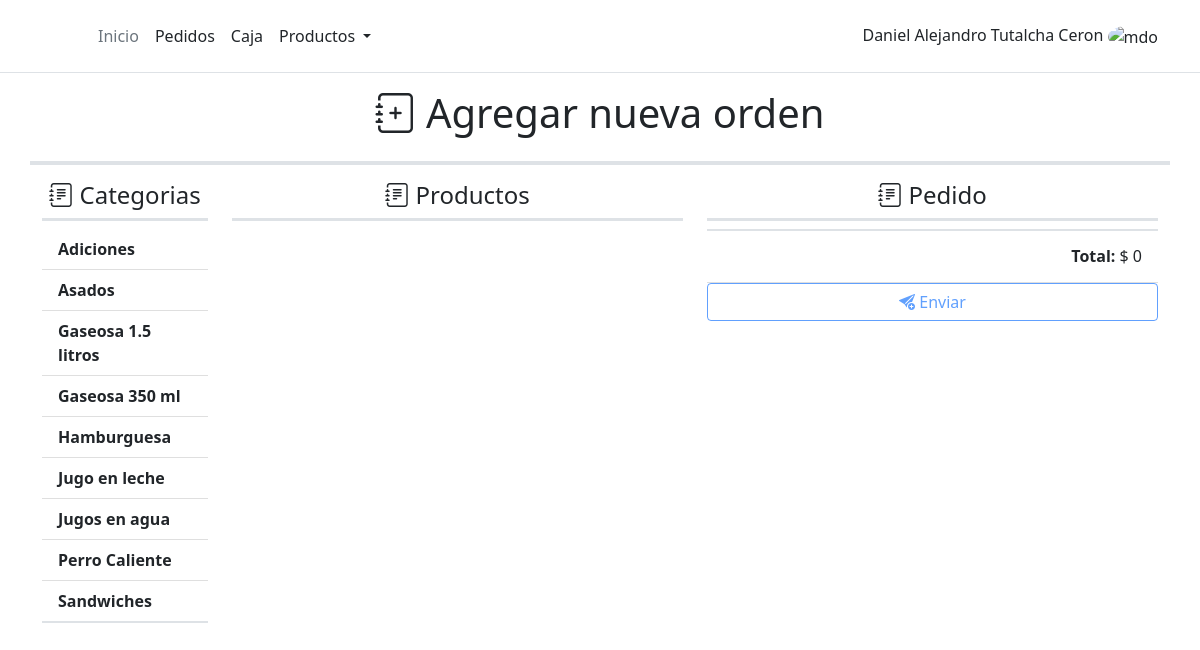
Page /order/new-order/2/ on the committed database.
### product/models.py (models this page shows, shortened)
class Category(models.Model):
    name = models.CharField(max_length=100)
    description = models.TextField()
    work_section = models.ForeignKey(Work_Section, on_delete = models.PROTECT)
    status = models.BooleanField(default=True)
    created = models.DateTimeField(auto_now_add=True, verbose_name="Fecha de creación")
    updated = models.DateTimeField(auto_now=True, verbose_name="Fecha de edición")
    class Meta:
        ordering = ['name']

### work_order/views.py (the view)
# urls.py: path('new-order/<int:table>/',AddOrderView.as_view(), name='order'),
class AddOrderView(TemplateView):
    template_name = 'work_order/order.html'
    def get_context_data(self, **kwargs):
        context = super().get_context_data(**kwargs)
        context['categories'] = Category.objects.filter(status=True)
        return context

### work_order/templates/work_order/order.html (shortened to what this page needs)
{% extends "core/base.html" %}
{% load static%}
{% load humanize %}
{% block content%}
<div class="row pb-3 border-4 border-bottom">
	<h1 class="text-center"><i class="bi bi-journal-plus"></i> Agregar nueva orden</h1>
</div>
<div class="row">
	<div class="col-lg-2 col-md-5 py-3">
		<div class="border-3 border-bottom">
			<h4 class="text-center"><i class="bi bi-journal-text"></i> Categorias</h4>
		</div>
		<div class="list-group list-group-flush mt-2 border-2 border-bottom" id="div_categories">
			{% for category in categories %}
			<button type="button" id="btn_categories_list_{{category.id}}" class="list-group-item list-group-item-action" onclick="list_product({{category.id}})"><b>{{category.name}}</b></button>
			{% endfor %}
		</div>
	</div>
	<div class="col-lg-5 col-md-7 py-3 ">
		<div class="border-3 border-bottom">
			<h4 class="text-center"><i class="bi bi-journal-text"></i> Productos</h4>
		</div>
	</div>
	<div class="col-lg-5 py-3">
		<div class="border-3 border-bottom">
			<h4 class="text-center"><i class="bi bi-journal-text"></i> Pedido</h4>
		</div>
		<div class=" mt-2">
			{%if order %}
			<ul class="list-group list-group-flush pt-2 border-2 border-top" id="footer_order_list">
				<li class="list-group-item text-end" id='total_price'>
					<h6><b>Total: </b>${{order.total_price | intcomma}}</h6>
				</li>
				<button type="button" id='btn_send_order' class="btn btn-outline-primary" onclick="update_order({{order.pk}})"><i class="bi bi-send-plus-fill"></i> Enviar</button>
			</ul>
			{%else%}
			<ul class="list-group list-group-flush pt-2 border-2 border-top	" id="footer_order_list">
				<li class="list-group-item text-end" id='total_price'>
					<h6> <b>Total: </b> $ 0 </h6>
				</li>
				<button type="button"  id='btn_send_order' class="btn btn-outline-primary disabled" onclick="add_order({{table}})"><i class="bi bi-send-plus-fill"></i> Enviar</button>
			</ul>
			{%endif%}
		</div>
	</div>
</div>
{% endblock%}

### rows in the picture
Category: name "Adiciones"
Category: name "Asados"
Category: name "Gaseosa 1.5 litros"
Category: name "Gaseosa 350 ml"
Category: name "Hamburguesa"
Category: name "Jugo en leche"
Category: name "Jugos en agua"
Category: name "Perro Caliente"
Category: name "Sandwiches"
